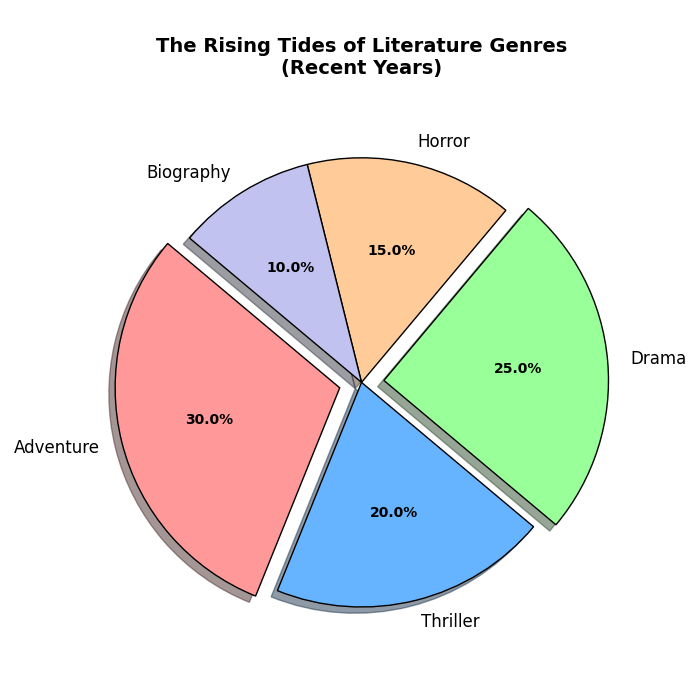

Generate this figure with Python:
import matplotlib.pyplot as plt

genres = ['Adventure', 'Thriller', 'Drama', 'Horror', 'Biography']
popularity = [30, 20, 25, 15, 10]
colors = ['#ff9999', '#66b3ff', '#99ff99', '#ffcc99', '#c2c2f0']
explode = (0.1, 0, 0.1, 0, 0)

fig, ax = plt.subplots(figsize=(7, 7))
wedges, texts, autotexts = ax.pie(popularity, labels=genres, colors=colors, autopct='%1.1f%%', startangle=140,
                                  explode=explode, wedgeprops={'edgecolor': 'black'}, textprops={'fontsize': 12}, shadow=True)

ax.set_title("The Rising Tides of Literature Genres\n(Recent Years)", fontsize=14, fontweight='bold', pad=20)

for autotext in autotexts:
    autotext.set_color('black')
    autotext.set_fontsize(10)
    autotext.set_weight('bold')

plt.tight_layout()
plt.show()
